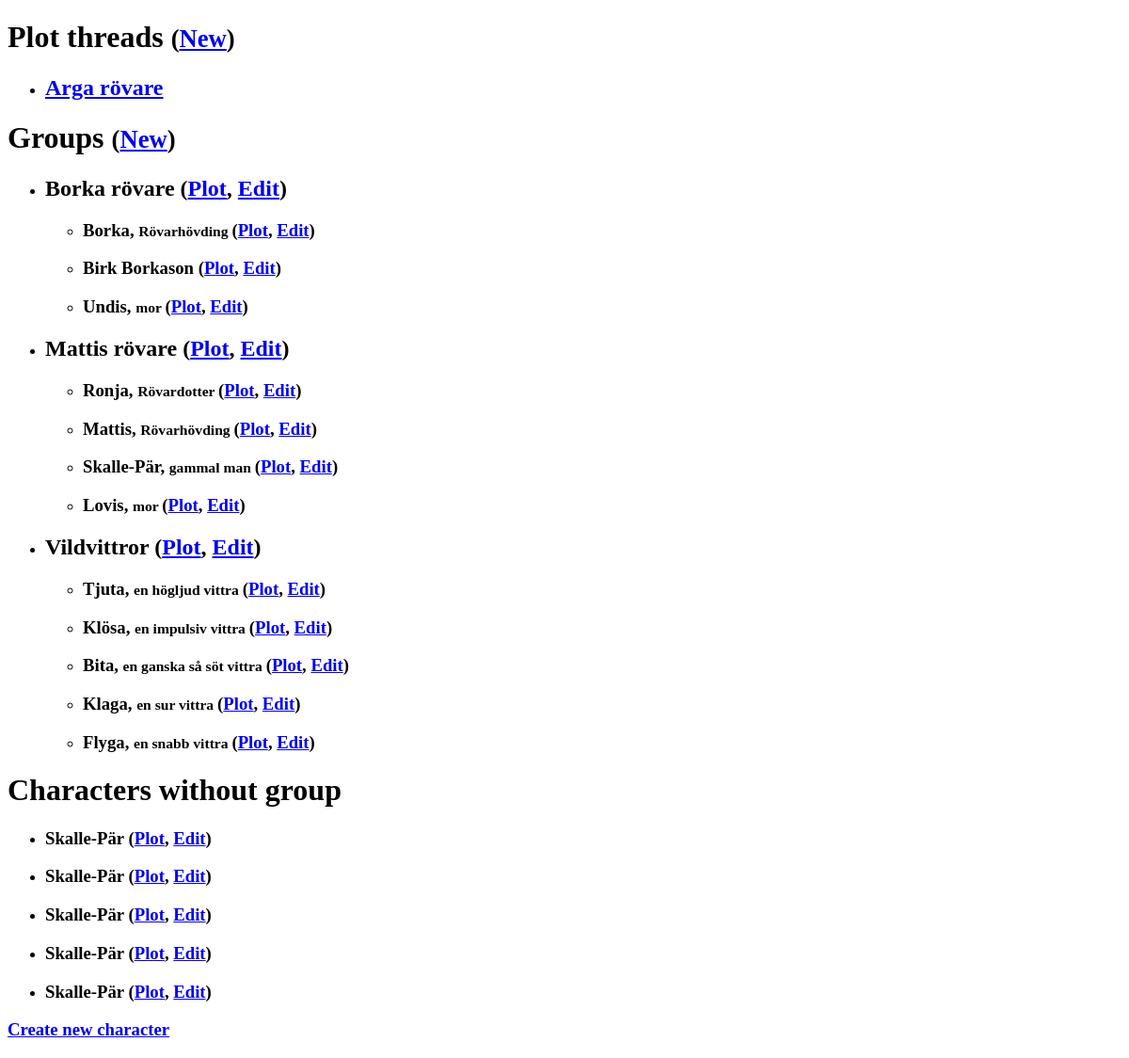
The page /GM/ on the database as committed earlier.
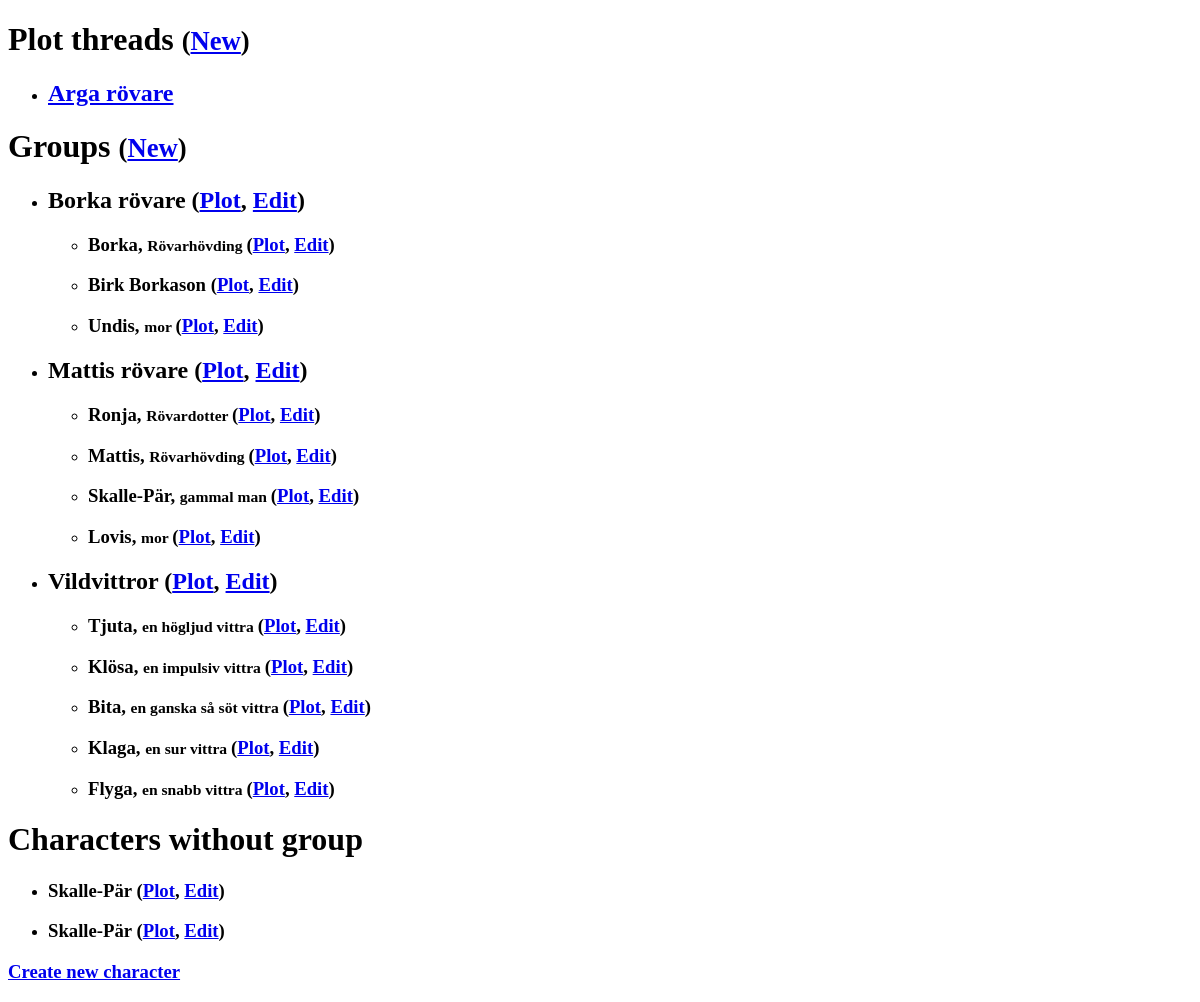
The same page on the database as committed later.
### plots/models.py (models this page shows, shortened)
class BasicModel(models.Model):
    class Meta:
        abstract = True
    name = models.CharField(max_length=50)

class PlotThread(BasicModel):
    summery = models.TextField(blank=True, default='')
    def no_of_plot_parts(self):
        return self.plot_parts().count()
    no_of_plot_parts.verbose_name = 'number of plot parts'
    plot_is_finished = models.BooleanField(default=False)
    plot_is_finished.verbose_name = "plot thread is finiched"
    def characters(self):
        return Character.objects.filter(plotpice__in=self.plot_parts() )
    characters.help_text = (
         'Characters that have part in the plot line, not including group plots')
    characters.short_description = 'Characters involved'
    def characters_string(self):
        return ',\n '.join([character.name for character in self.characters().all()])
    characters_string.help_text = characters.help_text
    characters_string.short_description = characters.short_description
    characters_string.verbose_name = 'characters'
    def groups(self):
        return Group.objects.filter(plotpice__in=self.plot_parts() )
    groups.help_text = (
        'Groupes that have part in the plot line, not including individual character plots')
    groups.short_description = 'Groupes involved'
    def groups_string(self):
        return ',\n '.join([group.name for group in self.groups().all()])
    groups_string.help_text = groups.help_text
    groups_string.short_description = groups.short_description
    groups_string.verbose_name = 'groups'
    def groups_incl_char(self):
        return Group.objects.filter(
                    models.Q( plotpice__in=self.plot_parts() ) |
                    models.Q( character__in=self.characters() )
               ).distinct()
    groups_incl_char.help_text = (
        'Groupes that have part in the plot line, including individual character plots')
    groups_incl_char.short_description = 'Someone in group is involved'
    groups_incl_char.verbose_name = 'groups incl. personal plots'
    def groups_incl_char_string(self):
        return ',\n '.join([group.name for group in self.groups_incl_char().all()])
    groups_incl_char_string.short_description = groups_incl_char.short_description
    groups_incl_char_string.help_text = groups_incl_char.help_text
    groups_incl_char_string.verbose_name = groups_incl_char.verbose_name

class Group(BasicModel):
    is_open = models.BooleanField('open', default=False)
    is_open.help_text = 'Group is open for self registration by users'
    show_members = models.BooleanField(default=False)
    show_members.help_text = 'Members presentation is made public'
    plot_is_finished = models.BooleanField(default=False)
    plot_is_finished.verbose_name = "group's plot is finiched"
    secret = models.BooleanField(default=True)
    secret.help_text = 'Group is not visible on the web page'
    group_description = models.TextField(blank=True, default='')
    members_presentations = models.TextField(blank=True, default='')
    secret_comments = models.TextField(blank=True, default='')
    def members(self):
        return self.character_set.all()
    def no_of_members(self):
        return self.members().count()
    no_of_members.verbose_name = 'number of members'

class Character(BasicModel):
    user = models.ForeignKey(auth.models.User, null=True, blank=True, default=None )
    def heading(self):
        if self.character_concept == '':
            return self.name
        else:
            return self.name + ', <small> ' +  self.character_concept + ' </small>'
    groups = models.ManyToManyField(
                'Group', null=True, blank=True, through='Membership')
    character_concept = models.CharField(max_length=50, blank=True)
    presentation = models.TextField(blank=True, default='', max_length=500)
    presentation.help_text = (
        'A short pressentation of the character to be read by all players. Can be written by player or Game Master <br><i>Player can read and write.</i>')
    character_description = models.TextField(blank=True, default='', max_length=5000)
    character_description.help_text = (
        'Character description is usually provided by the player but can also be written by Game Master. Do not change a character description written by a player. <br><i>Player can read and write.</i>')
    other_info = models.TextField(blank=True, default='')
    secret_comments = models.TextField(blank=True, default='')
    secret_comments.help_text = '<i>Player can nether read nor write.</i>'
    plot_is_finished = models.BooleanField(default=False)
    plot_is_finished.verbose_name = "character's plot is finiched"
    plot_is_finished.short_description = "plot is finiched"
    def groups_string(self):
        return ', '.join([group.name for group in self.groups.all()])
    groups_string.verbose_name = 'Groups'
    groups_string.short_description = 'Groups'

### plots/GM/views.py (the view)
def index(request):
    return render(request, 'plots/GM_index.html',
              { 'plot_threads': PlotThread.objects.all(),
                'groups': Group.objects.all(),
                'characters': Character.objects.all(),
                'characters_without_group':
                       [character for character
                        in Character.objects.all()
                        if list( character.membership_set.all() )==[] ]     } )

### plots/templates/plots/GM_index.html
<!DOCTYPE html>
<h1> Plot threads <small>(<a href="{% url 'GM:new_plot_thread' %}">New</a>)</small></h1>
{% if plot_threads %}
    <ul>
    {% for plot_thread in plot_threads %}
        <li>
        <h2> <a href="{% url 'GM:plot_thread' plot_thread.id %}">
        {{ plot_thread.name }} </a> </h2>
        </li>
    {% endfor %}
    </ul>
{% else %}
    <p>There are no plot threads yet.</p>
{% endif %}
<h1> Groups <small>(<a href="{% url 'GM:new_group' %}">New</a>)</small> </h1>
{% if groups %}
    <ul>
    {% for group in groups %}
        <li>
        <h2>
        {{ group.name }}
        (<a href="{% url 'GM:group_plot' group.id %}">Plot</a>,
         <a href="{% url 'GM:group' group.id %}">Edit</a>)
        </h2>
        <ul>
        {% for character in group.character_set.all %}
            <li>
            <h3>
            {{ character.heading|safe }}
            (<a href="{% url 'GM:personal_plot' character.id %}">Plot</a>,
             <a href="{% url 'GM:character' character.id %}">Edit</a>)
            </h3>
            </li>
        {% endfor %}
        </ul>
        </li>
    {% endfor %}
    </ul>
{% else %}
    <p>There are no plot groups yet.</p>
{% endif %}
<h1> Characters without group </h1>
{% if characters_without_group %}
    <ul>
    {% for character in characters_without_group %}
        <li>
        <h3>
        {{ character.heading|safe }}
        (<a href="{% url 'GM:personal_plot' character.id %}">Plot</a>,
         <a href="{% url 'GM:character' character.id %}">Edit</a>)
        </h3>
        </li>
    {% endfor %}
    </ul>
{% else %}
    <p> There are no such characters </p>
{% endif %}
<h3>
<a href="{% url 'GM:new_character' %}">Create new character</a>
</h3>

Rows that differ between the two databases and show on the page:
removed Character: heading "Skalle-Pär", shown under "Characters without group"
removed Character: heading "Skalle-Pär", shown under "Characters without group"
removed Character: heading "Skalle-Pär", shown under "Characters without group"
